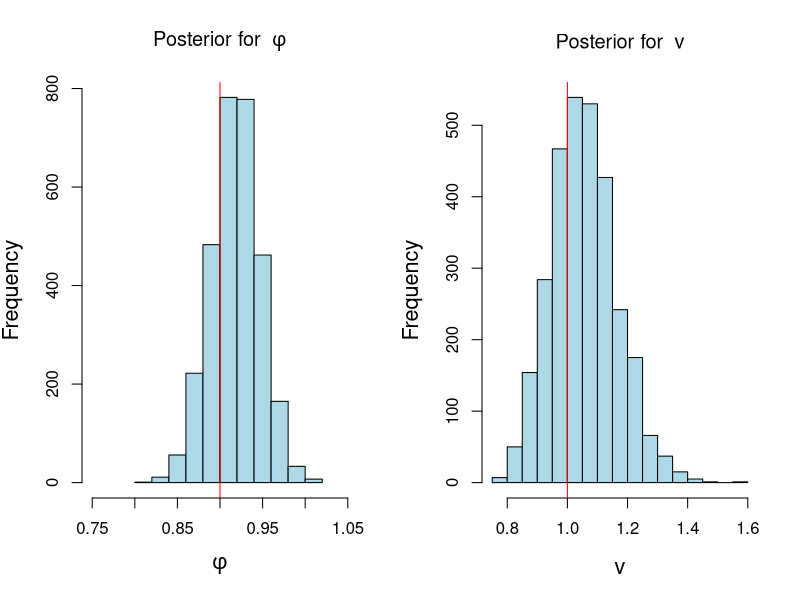

This chart was generated by the following R code:
####################################################
#####             MLE for AR(1)               ######
####################################################
set.seed(2021)
phi=0.9 # ar coefficient
sd=1 # innovation standard deviation
T=200 # number of time points
yt=arima.sim(n = T, model = list(ar = phi), sd = sd) # sample stationary AR(1) process

y=as.matrix(yt[2:T]) # response
X=as.matrix(yt[1:(T-1)]) # design matrix
phi_MLE=as.numeric((t(X)%*%y)/sum(X^2)) # MLE for phi
s2=sum((y - phi_MLE*X)^2)/(length(y) - 1) # Unbiased estimate for v
v_MLE=s2*(length(y)-1)/(length(y)) # MLE for v 

print(c(phi_MLE,s2))

#######################################################
######     Posterior inference, AR(1)               ###
######     Conditional Likelihood + Reference Prior ###
######     Direct sampling                          ###
#######################################################

n_sample=3000   # posterior sample size

## step 1: sample posterior distribution of v from inverse gamma distribution
v_sample=1/rgamma(n_sample, (T-2)/2, sum((yt[2:T] - phi_MLE*yt[1:(T-1)])^2)/2)

## step 2: sample posterior distribution of phi from normal distribution
phi_sample=rep(0,n_sample)
for (i in 1:n_sample){
phi_sample[i]=rnorm(1, mean = phi_MLE, sd=sqrt(v_sample[i]/sum(yt[1:(T-1)]^2)))}

## plot histogram of posterior samples of phi and v
par(mfrow = c(1, 2), cex.lab = 1.3)
hist(phi_sample, xlab = bquote(phi), 
     main = bquote("Posterior for "~phi),xlim=c(0.75,1.05), col='lightblue')
abline(v = phi, col = 'red')
hist(v_sample, xlab = bquote(v), col='lightblue', main = bquote("Posterior for "~v))
abline(v = sd, col = 'red')

